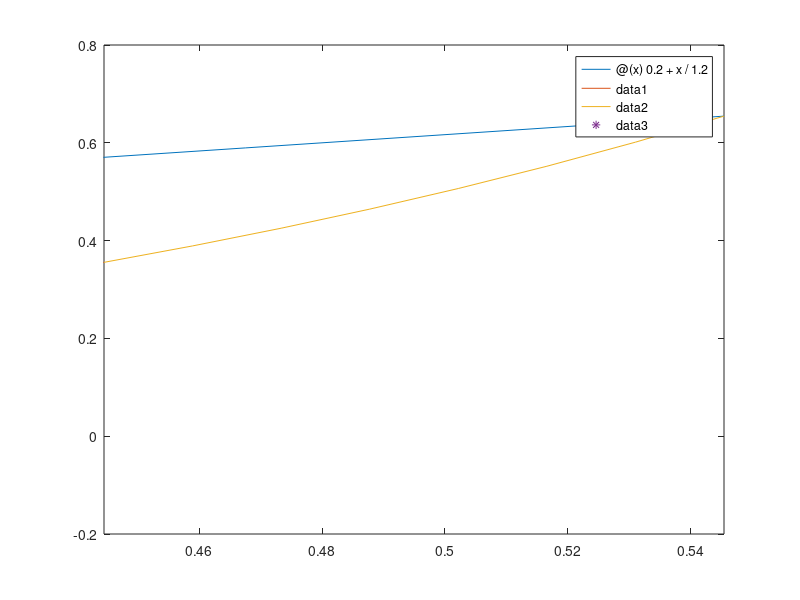

The MATLAB script that drew this image:
%% Y and Y1 %%
Y=zeros(123,123);
Y(1,31)=1;Y(2,59)=2;Y(3,98)=1;Y(4,87)=2;Y(5,71)=1;Y(6,123)=2;Y(7,78)=5;Y(8,80)=5;Y(9,56)=5;Y(10,49)=2;Y(11,35)=1;Y(12,41)=2;Y(13,43)=2;Y(14,44)=2;Y(15,47)=10;Y(16,53)=2;Y(17,65)=1;
Y(18,68)=5;Y(19,70)=4;Y(20,72)=5;Y(21,91)=2;Y(22,84)=1;Y(23,96)=5;Y(24,100)=2;Y(25,103)=1;Y(26,108)=1;Y(27,112)=5;Y(28,115)=1;Y(29,118)=4;Y(30,122)=0.2;Y(31,34)=5;Y(32,33)=5;
Y(33,34)=2;Y(34,38)=1;Y(35,36)=4;Y(36,37)=5;Y(37,38)=2;Y(38,39)=5;Y(39,40)=1;Y(39,41)=5;Y(41,42)=10;Y(42,43)=5;Y(42,58)=2;Y(42,54)=2;Y(44,45)=1;Y(44,46)=5;Y(46,47)=2;Y(47,48)=2;Y(47,54)=2;Y(48,49)=5;Y(49,50)=5;Y(49,51)=1;Y(51,52)=5;Y(51,53)=1;Y(54,55)=1;Y(54,74)=10;Y(55,56)=4;Y(56,57)=1;Y(58,69)=1;Y(59,60)=1;Y(59,64)=10;Y(60,61)=5;Y(61,62)=4;Y(62,63)=1;Y(63,93)=0.5;Y(64,65)=5;Y(64,66)=2;Y(66,67)=5;Y(66,68)=0.5;Y(68,69)=10;Y(69,70)=2;Y(70,71)=1;Y(72,73)=4;Y(73,77)=2;Y(73,91)=2;Y(74,75)=1;Y(75,76)=5;Y(76,77)=1;Y(77,78)=2;Y(77,79)=1;Y(79,81)=5;Y(80,81)=4;Y(81,82)=4;Y(82,83)=2;Y(82,84)=1;Y(84,85)=4;Y(85,86)=5;Y(85,119)=2;Y(87,88)=1;Y(88,89)=2;
Y(89,90)=5;Y(90,91)=1;Y(91,92)=1;Y(92,109)=1;Y(93,94)=1;Y(94,95)=4;Y(94,99)=1;Y(95,96)=2;Y(96,97)=1;Y(97,98)=5;Y(99,100)=4;Y(99,101)=5;Y(101,102)=4;Y(101,104)=5;Y(102,103)=5;Y(104,105)=2;Y(105,106)=2;Y(105,109)=1;Y(106,107)=5;Y(107,108)=2;Y(109,110)=2;Y(109,113)=1;Y(110,111)=4;Y(111,112)=5;Y(113,114)=4;Y(113,116)=1;Y(114,115)=4;Y(116,117)=4;Y(116,119)=1;Y(117,118)=1;Y(118,120)=2;Y(120,121)=4;Y(121,122)=1;Y(121,123)=1;
Y=diag((Y+Y')*ones(123,1))-Y-Y'; %% Y is obtained %%

YSS=Y(1:10,1:10); YSL=Y(1:10, 11:123); YLS=YSL';YLL=Y(11:123,11:123);
K=diag([0.5 0.5 0.5 0.5 0.5 1 1 1 1 1]);
c=ones(1,10)*K^(-1)*YSS^(-1)*K^(-1)*ones(10,1);alpha=(ones(1,10)*K^(-1)*YSS^(-1)*YSL)';
Y1=YLL-YLS*YSS^(-1)*YSL+alpha*alpha'*c^(-1); %% Y1 is obtained %%
uref=3000;

%% The feasible regions proposed in this paper under %%

fplot(@(x)0.2+x/1.2,[0, 1.2/2.2]); hold on
fplot(@(x)x/0.8-0.2,[0.16, 0.8/1.8]);
fplot(@(x)x.^2./(1-x),[0.8/1.8, 1.2/2.2]);  %% the feasible proposed in this paper %%

%% T1, T2, s and r 
lambda=1.4; %% load factor (Fig. 5 can be obtained by $\lambda=1.2$ and $\lambda=1.4$)
pL=[3*ones(31,1);6*ones(31,1);2*ones(31,1)]*10000*lambda;
pM=[1; 1; 1; 1; 1; 1; 1; 2; 2; 2; 2; 2; 2; 3; 3; 3; 3; 3; 3; 3;]*20000;
T=Y1^(-1)*diag([-pM;pL])/uref/uref;  %% T is obtained 
T1=T.*(T>0); %% T1 is obtained 
T2=-T.*(T<0); %% T2 is obtained  
s=T1*ones(113,1);r=T2*ones(113,1); %% s and r are obtained 

%% Solvability condition: (s_i, r_i) should belongs to the proposed feasible region
plot(s,r,'*')


%% power low calculation (Newton-Raphson method)
x=ones(113,1);
for i=1:5
    x=x-(eye(113)-T*diag(x)^(-2))^(-1)*(x+T*diag(x)^(-1)*ones(113,1)-ones(113,1)); 
end
error=x+T*diag(x)^(-1)*ones(113,1)-ones(113,1);
max(abs(error))  %% if the error is less than 1e-10, the equation is solvable 
max(x)  %% the highest voltage among CPD's voltage
min(x)  %% the lowest voltage among CPD's voltage
u_L=uref*x; %% CPD's voltage is obtained 

i_S=ones(1,113)*([-pM;pL]./u_L)*(ones(1,10)*K*ones(10,1))^(-1)*K*ones(10,1); %% Currents of DCC-DGs
i_max=[100*ones(5,1);200*ones(5,1)];

tau=ones(1,113)*([-pM;pL]./[1.2*ones(20,1);0.8*ones(93,1)])/(uref*ones(1,10)*i_max)
